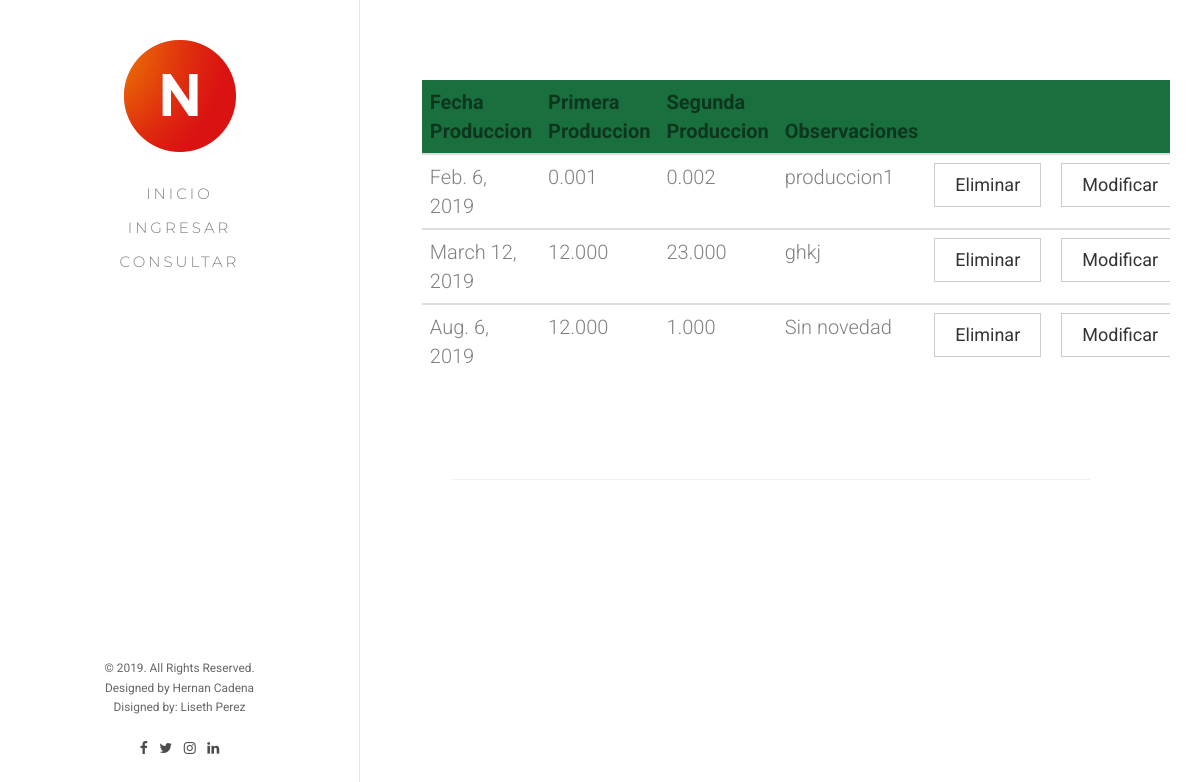
Page /produlect/searchproduction on the committed database.
### produlect/models.py (models this page shows, shortened)
class produccion(models.Model):
    id_produccion = models.AutoField(primary_key=True)
    fecha_produccion = models.DateField(
        'Fecha de Produccion', blank=False, null=False)
    primera_produccion = models.DecimalField(
        max_digits=6, decimal_places=3)
    segunda_produccion = models.DecimalField(
        max_digits=6, decimal_places=3)
    cantidad_concentrado = models.DecimalField(
        max_digits=6, decimal_places=3)
    observaciones = models.TextField()
    id_empleado = models.ForeignKey(empleado, on_delete=models.CASCADE)
    id_bovino = models.ForeignKey(bovino, on_delete=models.CASCADE)

### produlect/views.py (the view)
# urls.py: path('searchproduction', views.searchproduction, name='searchproduction'),
def searchproduction(request):
    productions = produccion.objects.all()
    args = {
        'productions': productions
    }
    return render(request, 'production/search.html', args)

### produlect/templates/production/search.html (shortened to what this page needs)
{% extends "base/base.html" %}
{% load static %}
{% block content %}
<div id="fh5co-page">
	<aside id="fh5co-aside" role="complementary" class="border js-fullheight">
		<h1 id="fh5co-logo"><a href="index.html"><img src="{% static 'images/logo.png' %}"
					alt="Free HTML5 Bootstrap Website Template"></a></h1>
		<nav id="fh5co-main-menu" role="navigation">
			<ul>
				<li><a href="{% url 'index' %}">Inicio</a></li>
				<li><a href="{% url 'createproduction' %}">Ingresar</a></li>
				<li><a href="{% url 'searchproduction' %}">Consultar</a></li>
			</ul>
		</nav>
		<div class="fh5co-footer">
			<p><small>&copy; 2019. All Rights Reserved.</span> <span>Designed by Hernan Cadena</span> <span>Disigned by:
						Liseth Perez</span></small></p>
			<ul>
				<li><a href="#"><i class="icon-facebook"></i></a></li>
				<li><a href="#"><i class="icon-twitter"></i></a></li>
				<li><a href="#"><i class="icon-instagram"></i></a></li>
				<li><a href="#"><i class="icon-linkedin"></i></a></li>
			</ul>
		</div>
	</aside>
	<div id="fh5co-main">
		<div class="fh5co-narrow-content fh5co-border-bottom" id="consultar">
			<div class="row">
				<div class="col-md-20 animate-box" data-animate-effect="fadeInLeft">
					<form action="">
						<div class="row">
							<div class="col-md-12">
								<div class="row">
									<table class="table">
										<thead style="background-color: #196f3d">
											<tr>
												<th scope="col">Fecha Produccion</th>
												<th scope="col">Primera Produccion</th>
												<th scope="col">Segunda Produccion</th>
												<th scope="col">Observaciones</th>
												<th scope="col"></th>
												<th scope="col"></th>
											</tr>
										</thead>
										{% for form in productions %}
										<tbody>
											<tr>
												<td scope="row">{{ form.fecha_produccion }}</td>
												<td scope="row">{{ form.primera_produccion }}</td>
												<td scope="row">{{ form.segunda_produccion }}</td>
												<td scope="row">{{ form.observaciones }}</td>
												<td scope="row"><a href="{% url 'deleteproduction' id_produccion=form.id_produccion %}"><button type="button" class="btn btn-default">Eliminar</button></a></td>
												<td scope="row"><a href="{% url 'updateproduction' id_produccion=form.id_produccion %}"><button type="button" class="btn btn-default">Modificar</button></a></td>
											</tr>
										</tbody>
										{% endfor %}
									</table>
								</div>
							</div>
						</div>
					</form>
				</div>
			</div>
		</div>
	</div>
</div>
{% endblock content%}

### produlect/static/css/icomoon.css (style rules this page uses)
[class^="icon-"], [class*=" icon-"] { font-family: 'icomoon' !important; speak: none; font-style: normal; font-weight: normal; font-variant: normal; text-transform: none; line-height: 1; -webkit-font-smoothing: antialiased; -moz-osx-font-smoothing: grayscale; }
.icon-twitter:before { content: "\f099"; }
.icon-facebook:before { content: "\f09a"; }
.icon-linkedin:before { content: "\f0e1"; }
.icon-instagram:before { content: "\f16d"; }

### produlect/static/css/style.css (style rules this page uses)
body { font-family: "Roboto", Arial, sans-serif; font-weight: 300; font-size: 20px; line-height: 1.6; color: rgba(0, 0, 0, 0.5); }
a { color: #196f3d; -webkit-transition: 0.5s; -o-transition: 0.5s; transition: 0.5s; }
p { margin-bottom: 1.5em; }
h1, h2, h3, h4, h5, h6 { color: #000; font-family: "Montserrat", Arial, sans-serif; font-weight: 700; margin: 0 0 30px 0; }
#fh5co-page { width: 100%; overflow: hidden; position: relative; }
#fh5co-aside { padding-top: 40px; padding-bottom: 40px; width: 15%; position: fixed; bottom: 0; top: 0; left: 0; overflow-y: scroll; -webkit-transition: 0.5s; -o-transition: 0.5s; transition: 0.5s; font-size: 9px !important; }
#fh5co-aside.border { border-right: 1px solid #e6e6e6; }
@media screen and (max-width: 1200px) { #fh5co-aside { width: 30%; } }
#fh5co-aside #fh5co-logo { text-align: center; }
#fh5co-aside #fh5co-main-menu ul { text-align: center; margin: 0; padding: 0; }
#fh5co-aside #fh5co-main-menu ul li { margin: 0 0 10px 0; padding: 0; list-style: none; }
#fh5co-aside #fh5co-main-menu ul li a { color: rgba(0, 0, 0, 0.5); text-decoration: none; letter-spacing: .1em; text-transform: uppercase; font-size: 15px; font-weight: 300; position: relative; -webkit-transition: 0.3s; -o-transition: 0.3s; transition: 0.3s; padding: 10px 10px; letter-spacing: .2em; font-family: "Montserrat", Arial, sans-serif; }
#fh5co-aside #fh5co-main-menu ul li a:after { content: ""; position: absolute; height: 2px; bottom: 7px; left: 10px; right: 10px; background-color: #196f3d; visibility: hidden; -webkit-transform: scaleX(0); -moz-transform: scaleX(0); -ms-transform: scaleX(0); -o-transform: scaleX(0); transform: scaleX(0); -webkit-transition: all 0.3s cubic-bezier(0.175, 0.885, 0.32, 1.275); -moz-transition: all 0.3s cubic-bezier(0.175, 0.885, 0.32, 1.275); -ms-transition: all 0.3s cubic-bezier(0.175, 0.885, 0.32, 1.275); -o-transition: all 0.3s cubic-bezier(0.175, 0.885, 0.32, 1.275); transition: all 0.3s cubic-bezier(0.175, 0.885, 0.32, 1.275); }
#fh5co-aside .fh5co-footer { position: absolute; bottom: 40px; font-size: 14px; text-align: center; width: 100%; font-weight: 400; color: rgba(0, 0, 0, 0.6); }
#fh5co-aside .fh5co-footer span { display: block; }
#fh5co-aside .fh5co-footer ul { padding: 0; margin: 0; text-align: center; }
#fh5co-aside .fh5co-footer ul li { padding: 0; margin: 0; display: inline; list-style: none; }
#fh5co-aside .fh5co-footer ul li a { color: rgba(0, 0, 0, 0.7); padding: 4px; }
#fh5co-main { width: 85%; float: right; -webkit-transition: 0.5s; -o-transition: 0.5s; transition: 0.5s; }
@media screen and (max-width: 1200px) { #fh5co-main { width: 70%; } }
#fh5co-main .fh5co-narrow-content { position: relative; width: 80%; margin: 0 auto; padding: 4em 0; }
.fh5co-border-bottom { border-bottom: 1px solid #f0f0f0; }
.btn { margin-right: 4px; margin-bottom: 4px; font-family: "Roboto", Arial, sans-serif; font-size: 18px; font-weight: 400; -webkit-border-radius: 0px; -moz-border-radius: 0px; -ms-border-radius: 0px; border-radius: 0px; -webkit-transition: 0.5s; -o-transition: 0.5s; transition: 0.5s; padding: 8px 20px !important; }
.js .animate-box { opacity: 0; }

### rows in the picture
produccion: fecha_produccion "Feb. 6, 2019", primera_produccion "0.001", segunda_produccion "0.002", observaciones "produccion1"
produccion: fecha_produccion "March 12, 2019", primera_produccion "12.000", segunda_produccion "23.000", observaciones "ghkj"
produccion: fecha_produccion "Aug. 6, 2019", primera_produccion "12.000", segunda_produccion "1.000", observaciones "Sin novedad"
